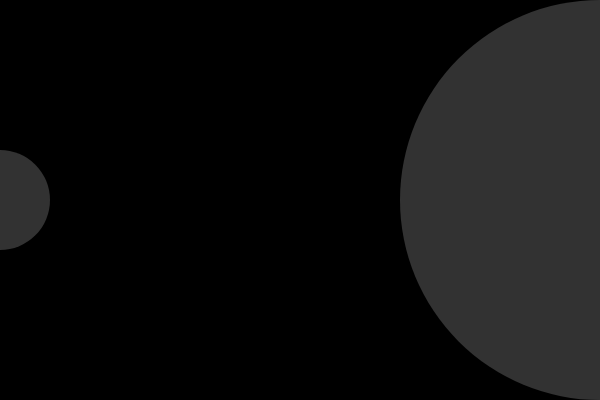
Frame 1 (no input)
Frame 60 (no input): identical to frame 1, image omitted
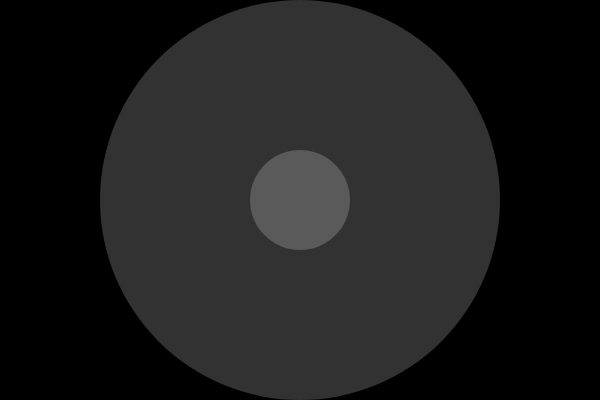
Frame 120 (the mouse pressed at the canvas centre since frame 60)

The p5.js sketch that drew these frames (run headless with seeded random() and noise() and a simulated clock; from frame 60 on, the mouse is pressed at the canvas centre):

// p5.js sketch
// ── sketch.js
var d = 100;

function setup() {
  createCanvas(600, 400);
  background(0);
  noStroke();
  mouseX = -d;
  mouseY = -d;
}

function draw() {
  background(0);
  fill(255, 50);
  ellipse(width - mouseX, height/2, d*4, d*4);
  ellipse(mouseX, height/2, d, d);
}
